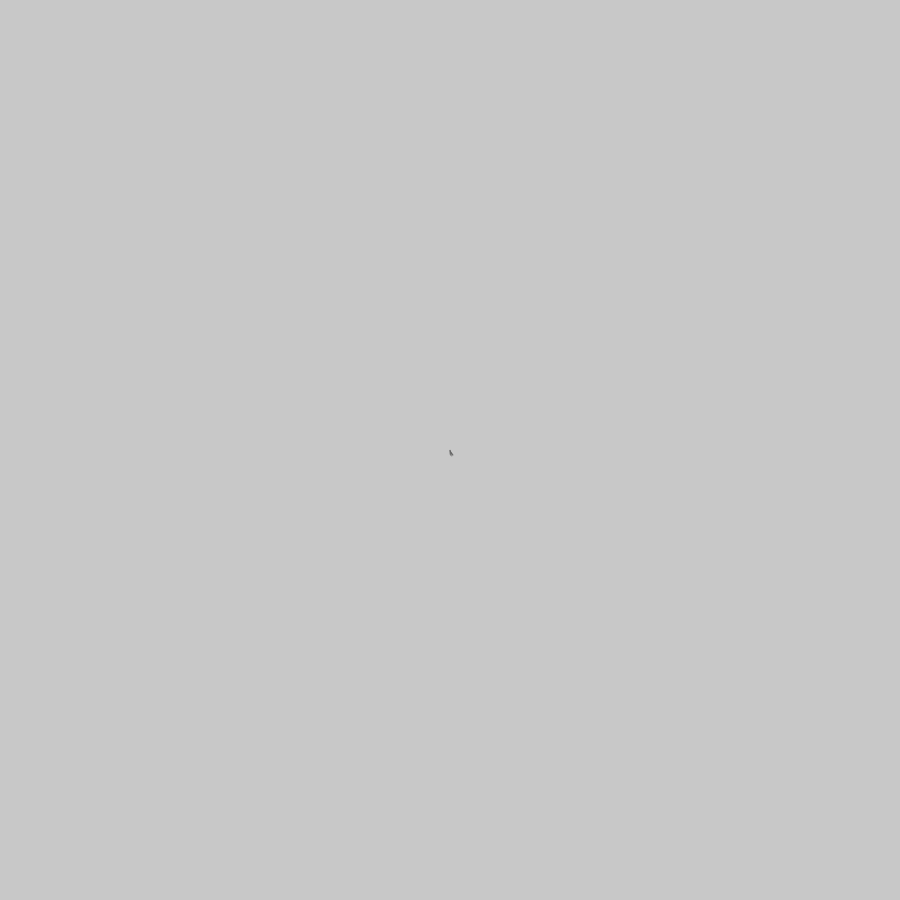
Frame 1 (no input)
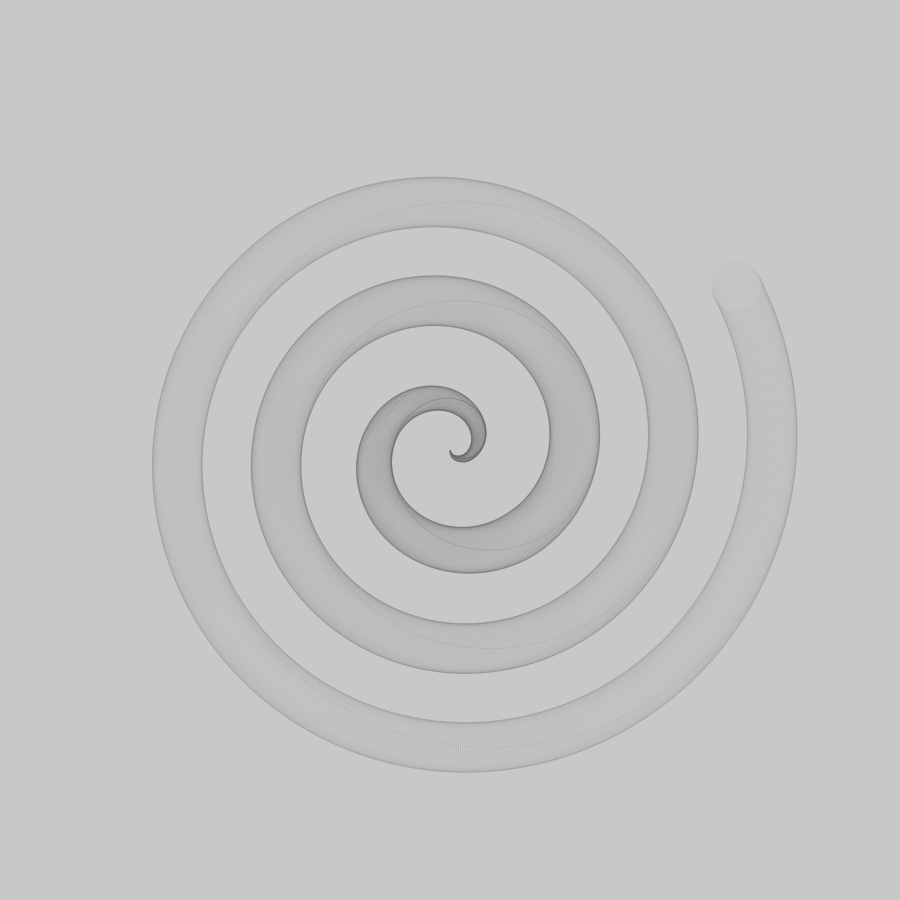
Frame 60 (no input)
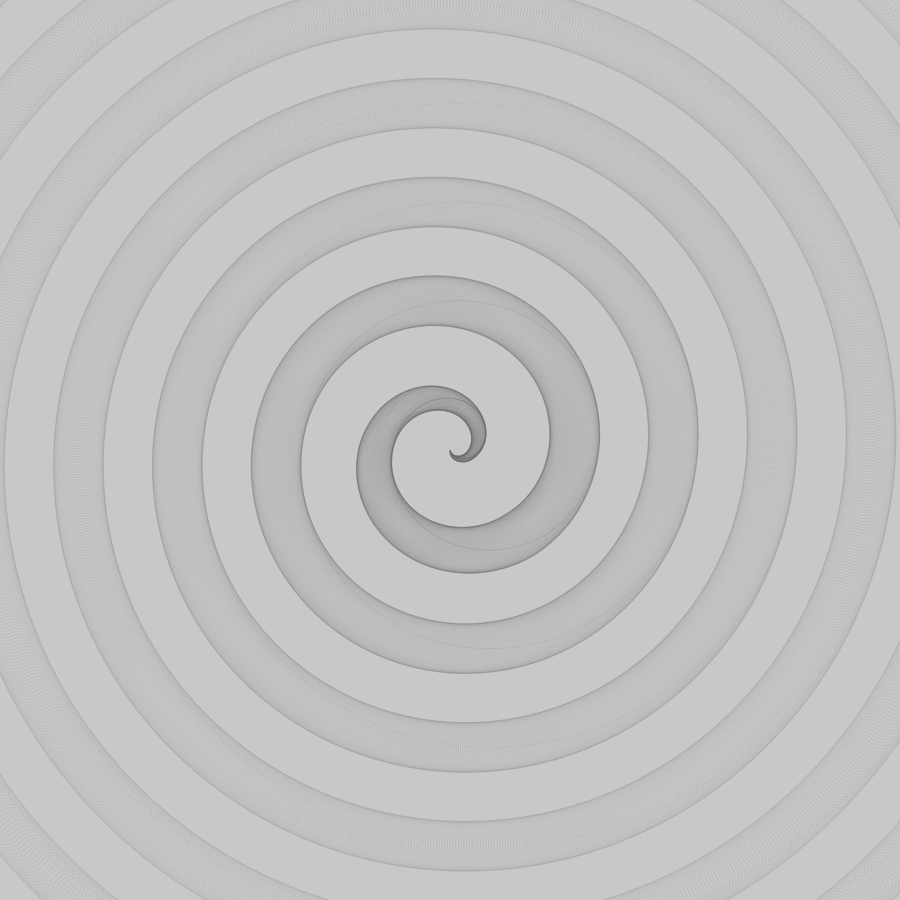
Frame 120 (the mouse pressed at the canvas centre since frame 60)

The p5.js sketch that drew these frames (run headless with seeded random() and noise() and a simulated clock; from frame 60 on, the mouse is pressed at the canvas centre):

// p5.js sketch
// ── sketch.js
// Sin variables
let amplitude_sin = 1.1;
let frequency_sin = 4;
// Cos variables
let amplitude_cos = 1.1;
let frequency_cos = 4;

function setup() {
    // Create canvas
    createCanvas(900, 900);
    background(200);
}

function draw() {
    translate(450, 450);
    noFill();
    stroke(100, 20);
    // Draw 100 frames in one
    for (let i = 0; i < 50; i++) {
        let delta_time = (((frameCount - 1) * 5) + (i / 10));
        ellipse(sin(radians(delta_time) * frequency_sin) * (delta_time * amplitude_sin),
            cos(radians(delta_time) * frequency_cos) * (delta_time * amplitude_cos),
            (delta_time/2) < 50 ? delta_time/2 : 50);
    }1
}
